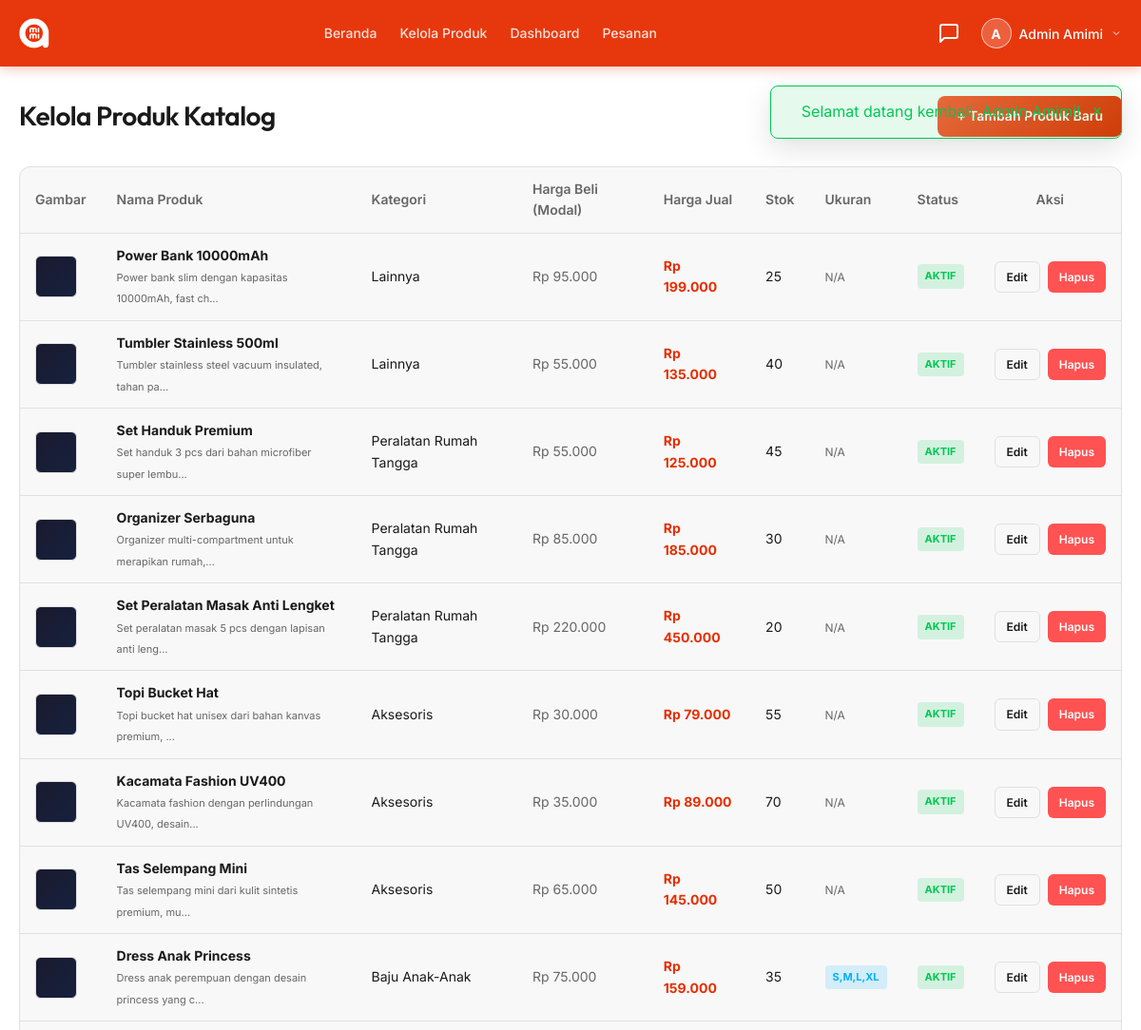
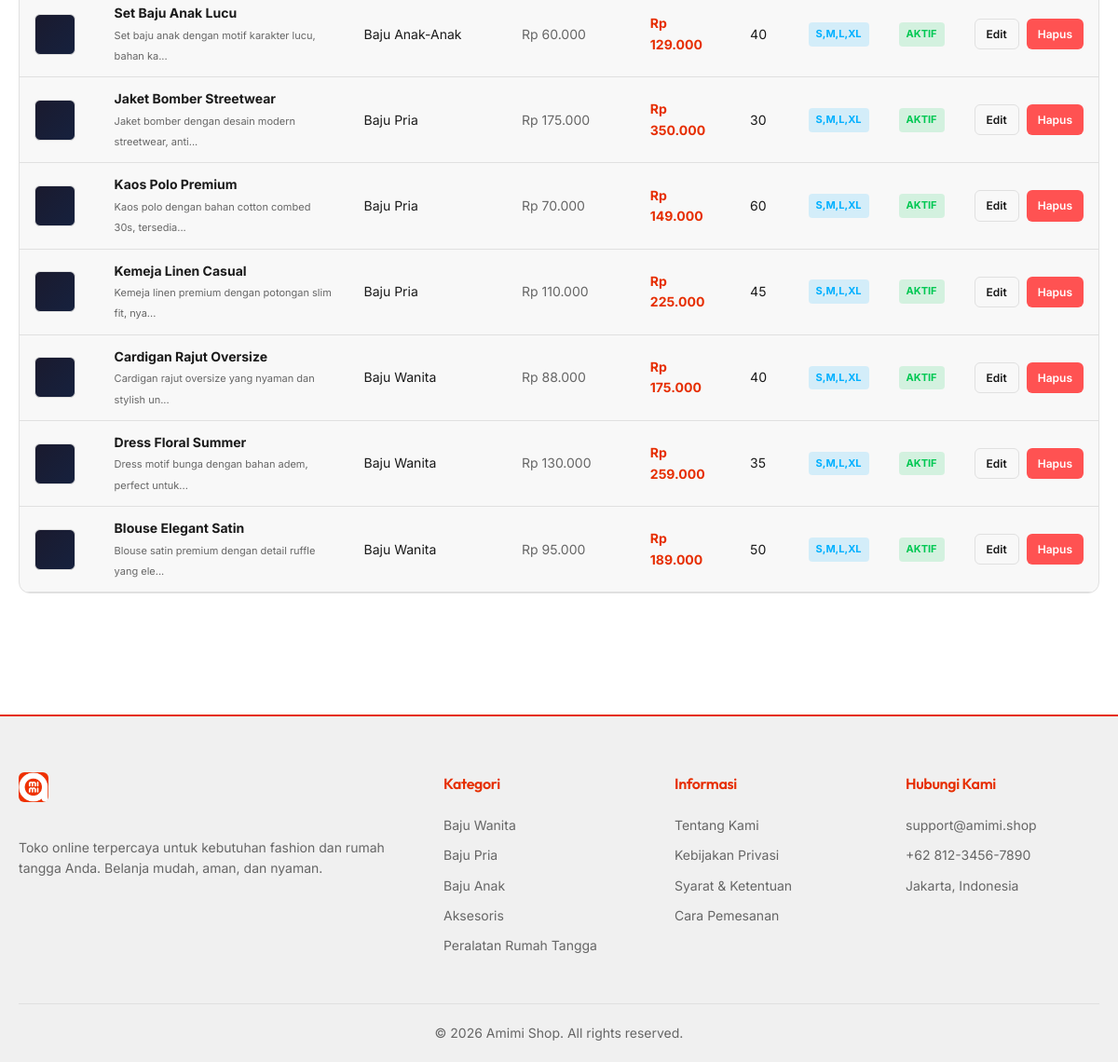
/admin/products.php (signed in), run on the app's committed database (2 pictures, top to bottom).
### tables this page shows
CREATE TABLE IF NOT EXISTS products (
    id INT AUTO_INCREMENT PRIMARY KEY,
    category_id INT NOT NULL,
    name VARCHAR(200) NOT NULL,
    description TEXT,
    price DECIMAL(12,2) NOT NULL DEFAULT 0,
    cost_price DECIMAL(12,2) NOT NULL DEFAULT 0,
    stock INT NOT NULL DEFAULT 0,
    sizes VARCHAR(50) DEFAULT NULL,
    image VARCHAR(255),
    is_active TINYINT(1) DEFAULT 1,
    created_at TIMESTAMP DEFAULT CURRENT_TIMESTAMP,
    updated_at TIMESTAMP DEFAULT CURRENT_TIMESTAMP ON UPDATE CURRENT_TIMESTAMP,
    FOREIGN KEY (category_id) REFERENCES categories(id) ON DELETE CASCADE
);

CREATE TABLE IF NOT EXISTS categories (
    id INT AUTO_INCREMENT PRIMARY KEY,
    name VARCHAR(100) NOT NULL,
    slug VARCHAR(100) NOT NULL UNIQUE,
    icon VARCHAR(50),
    created_at TIMESTAMP DEFAULT CURRENT_TIMESTAMP
);

### admin/products.php (the view, shortened to what this page needs)
<?php
require_once __DIR__ . '/../config/database.php';
require_once __DIR__ . '/../includes/functions.php';
$query = "
    SELECT p.*, c.name as category_name
    FROM products p
    JOIN categories c ON p.category_id = c.id
    ORDER BY p.id DESC
";
$result = $conn->query($query);
$products = [];
while ($row = $result->fetch_assoc()) {
    $products[] = $row;
}
include __DIR__ . '/../includes/header.php';
?>
<div class="container" style="padding-top: 20px;">
    <div class="admin-section-header">
        <h1 style="font-size: 28px; margin-bottom: 0;">Kelola Produk Katalog</h1>
        <a href="/Amimi/admin/product_form.php" class="btn btn-gold">+ Tambah Produk Baru</a>
    </div>
    <div class="admin-section" style="margin-top: 30px; padding: 0; overflow: hidden;">
        <div class="table-responsive">
            <table>
                <thead>
                    <tr>
                        <th>Gambar</th>
                        <th>Nama Produk</th>
                        <th>Kategori</th>
                        <th>Harga Beli (Modal)</th>
                        <th>Harga Jual</th>
                        <th>Stok</th>
                        <th>Ukuran</th>
                        <th>Status</th>
                        <th style="text-align: center;">Aksi</th>
                    </tr>
                </thead>
                <tbody>
                    <?php if (!empty($products)): ?>
                        <?php foreach ($products as $product): ?>
                            <tr>
                                <td>
                                    <?php
                                    $imgExists = false;
                                    ?>
                                    <?php if ($imgExists): ?>
                                        <img src="/Amimi/uploads/products/<?= htmlspecialchars($product['image']) ?>"
                                             alt="<?= htmlspecialchars($product['name']) ?>"
                                             style="width:44px; height:44px; object-fit:cover; border-radius:6px; border:1px solid var(--border-dark);">
                                    <?php else: ?>
                                        <div style="width: 44px; height: 44px; background: linear-gradient(135deg, #1a1a2e 0%, #16213e 100%); display: flex; align-items: center; justify-content: center; border-radius: 6px; border: 1px solid var(--border-dark);">
                                        </div>
                                    <?php endif; ?>
                                </td>
                                <td>
                                    <strong><?= htmlspecialchars($product['name']) ?></strong>
                                    <br>
                                    <small style="color: var(--text-muted); font-size: 11px;"><?= substr(htmlspecialchars($product['description']), 0, 50) ?>...</small>
                                </td>
                                <td><?= htmlspecialchars($product['category_name']) ?></td>
                                <td><span style="color: var(--text-muted);"><?= formatRupiah($product['cost_price']) ?></span></td>
                                <td><strong style="color: var(--primary-gold);"><?= formatRupiah($product['price']) ?></strong></td>
                                <td>
                                    <?php if ($product['stock'] <= 5): ?>
                                        <span style="color: var(--danger); font-weight: 700;"><?= $product['stock'] ?> (Kritis)</span>
                                    <?php else: ?>
                                        <span><?= $product['stock'] ?></span>
                                    <?php endif; ?>
                                </td>
                                <td>
                                    <?= $product['sizes'] ? '<span class="badge badge-info">' . $product['sizes'] . '</span>' : '<span style="color:var(--text-muted); font-size:12px;">N/A</span>' ?>
                                </td>
                                <td>
                                    <?php if ($product['is_active']): ?>
                                        <span class="badge badge-success">Aktif</span>
                                    <?php else: ?>
                                        <span class="badge badge-danger">Nonaktif</span>
                                    <?php endif; ?>
                                </td>
                                <td>
                                    <div style="display: flex; gap: 8px; justify-content: center;">
                                        <a href="/Amimi/admin/product_form.php?id=<?= $product['id'] ?>" class="btn btn-outline btn-sm" title="Edit"> Edit</a>
                                        <a href="/Amimi/admin/product_delete.php?id=<?= $product['id'] ?>" class="btn btn-danger btn-sm" title="Hapus" onclick="return confirm('Apakah Anda yakin ingin menghapus produk ini permanent?');"> Hapus</a>
                                    </div>
                                </td>
                            </tr>
                        <?php endforeach; ?>
                    <?php else: ?>
                        <tr>
                            <td colspan="9" style="text-align: center; padding: 40px; color: var(--text-muted);">Belum ada produk terdaftar. Silakan tambahkan produk baru.</td>
                        </tr>
                    <?php endif; ?>
                </tbody>
            </table>
        </div>
    </div>
</div>
<?php include __DIR__ . '/../includes/footer.php'; ?>

### css/style.css (style rules this page uses)
:root { --bg-dark: #ffffff; --card-dark: #f8f8f8; --border-dark: #e0e0e0; --text-white: #1a1a1a; --text-muted: #666666; --primary-gold: #e62e00; --primary-hover: #cc2900; --accent-yellow: #ff9800; --success: #00c853; --danger: #ff5252; --info: #00b0ff; --warning: #ffab00; --transition: all 0.3s cubic-bezier(0.25, 0.8, 0.25, 1); }
* { margin: 0; padding: 0; box-sizing: border-box; }
body { background-color: var(--bg-dark); color: var(--text-white); font-family: 'Inter', sans-serif; line-height: 1.6; overflow-x: hidden; }
h1, h2, h3, h4, h5, h6 { font-family: 'Outfit', sans-serif; font-weight: 600; letter-spacing: -0.02em; }
a { color: inherit; text-decoration: none; transition: var(--transition); }
.container { width: 100%; max-width: 1200px; margin: 0 auto; padding: 0 20px; }
.btn { display: inline-flex; align-items: center; justify-content: center; padding: 10px 20px; border-radius: 8px; font-weight: 600; font-size: 14px; cursor: pointer; border: none; transition: var(--transition); gap: 8px; }
.btn-gold { background-color: var(--primary-gold); color: #ffffff; }
.btn-outline { background-color: transparent; color: var(--text-white); border: 1px solid var(--border-dark); }
.btn-sm { padding: 6px 12px; font-size: 12px; border-radius: 6px; }
.btn-danger { background-color: var(--danger); color: white; }
.badge { display: inline-block; padding: 4px 8px; border-radius: 4px; font-size: 11px; font-weight: 700; text-transform: uppercase; }
.badge-success { background-color: rgba(0, 200, 83, 0.15); color: var(--success); }
.badge-info { background-color: rgba(0, 176, 255, 0.15); color: var(--info); }
.admin-section { background-color: var(--card-dark); border: 1px solid var(--border-dark); border-radius: 12px; padding: 24px; margin-bottom: 30px; }
.admin-section-header { display: flex; justify-content: space-between; align-items: center; margin-bottom: 20px; }
.table-responsive { overflow-x: auto; }
table { width: 100%; border-collapse: collapse; text-align: left; font-size: 14px; }
th, td { padding: 12px 16px; border-bottom: 1px solid var(--border-dark); color: #1a1a1a; }
th { font-weight: 600; color: var(--text-muted); }

### css/shopee-style.css (style rules this page uses)
:root { --primary-gold: #e62e00; --primary-dark: #e62e00; --card-dark: #1a1a2e; --bg-main: #0f0f1e; --border-dark: #2a2a3e; --text-primary: #ffffff; --text-muted: #888888; --success: #10b981; --danger: #ef4444; --accent-yellow: #fbbf24; }
.btn { padding: 10px 20px; border: none; border-radius: 8px; font-weight: 600; cursor: pointer; transition: all 0.3s ease; text-decoration: none; display: inline-block; text-align: center; }
.btn-gold { background: linear-gradient(135deg, #ff5e3a 0%, #e62e00 100%); color: #1a1a1a; }
.btn-outline { background-color: transparent; color: var(--primary-gold); border: 1px solid var(--primary-gold); }
.btn-sm { padding: 6px 12px; font-size: 13px; }

### data on the page
products: name "Power Bank 10000mAh", description "Power bank slim dengan kapasitas 10000mAh, fast ch", category.name "Lainnya", cost_price "Rp 95.000", price "Rp 199.000", stock "25", shows "N/A", is_active "AKTIF"
products: name "Tumbler Stainless 500ml", description "Tumbler stainless steel vacuum insulated, tahan pa", category.name "Lainnya", cost_price "Rp 55.000", price "Rp 135.000", stock "40", shows "N/A", is_active "AKTIF"
products: name "Set Handuk Premium", description "Set handuk 3 pcs dari bahan microfiber super lembu", category.name "Peralatan Rumah Tangga", cost_price "Rp 55.000", price "Rp 125.000", stock "45", shows "N/A", is_active "AKTIF"
products: name "Organizer Serbaguna", description "Organizer multi-compartment untuk merapikan rumah,", category.name "Peralatan Rumah Tangga", cost_price "Rp 85.000", price "Rp 185.000", stock "30", shows "N/A", is_active "AKTIF"
products: name "Set Peralatan Masak Anti Lengket", description "Set peralatan masak 5 pcs dengan lapisan anti leng", category.name "Peralatan Rumah Tangga", cost_price "Rp 220.000", price "Rp 450.000", stock "20", shows "N/A", is_active "AKTIF"
products: name "Topi Bucket Hat", description "Topi bucket hat unisex dari bahan kanvas premium,", category.name "Aksesoris", cost_price "Rp 30.000", price "Rp 79.000", stock "55", shows "N/A", is_active "AKTIF"
products: name "Kacamata Fashion UV400", description "Kacamata fashion dengan perlindungan UV400, desain", category.name "Aksesoris", cost_price "Rp 35.000", price "Rp 89.000", stock "70", shows "N/A", is_active "AKTIF"
products: name "Tas Selempang Mini", description "Tas selempang mini dari kulit sintetis premium, mu", category.name "Aksesoris", cost_price "Rp 65.000", price "Rp 145.000", stock "50", shows "N/A", is_active "AKTIF"
products: name "Dress Anak Princess", description "Dress anak perempuan dengan desain princess yang c", category.name "Baju Anak-Anak", cost_price "Rp 75.000", price "Rp 159.000", stock "35", sizes "S,M,L,XL", is_active "AKTIF"
products: name "Set Baju Anak Lucu", description "Set baju anak dengan motif karakter lucu, bahan ka", category.name "Baju Anak-Anak", cost_price "Rp 60.000", price "Rp 129.000", stock "40", sizes "S,M,L,XL", is_active "AKTIF"
products: name "Jaket Bomber Streetwear", description "Jaket bomber dengan desain modern streetwear, anti", category.name "Baju Pria", cost_price "Rp 175.000", price "Rp 350.000", stock "30", sizes "S,M,L,XL", is_active "AKTIF"
products: name "Kaos Polo Premium", description "Kaos polo dengan bahan cotton combed 30s, tersedia", category.name "Baju Pria", cost_price "Rp 70.000", price "Rp 149.000", stock "60", sizes "S,M,L,XL", is_active "AKTIF"
products: name "Kemeja Linen Casual", description "Kemeja linen premium dengan potongan slim fit, nya", category.name "Baju Pria", cost_price "Rp 110.000", price "Rp 225.000", stock "45", sizes "S,M,L,XL", is_active "AKTIF"
products: name "Cardigan Rajut Oversize", description "Cardigan rajut oversize yang nyaman dan stylish un", category.name "Baju Wanita", cost_price "Rp 88.000", price "Rp 175.000", stock "40", sizes "S,M,L,XL", is_active "AKTIF"
products: name "Dress Floral Summer", description "Dress motif bunga dengan bahan adem, perfect untuk", category.name "Baju Wanita", cost_price "Rp 130.000", price "Rp 259.000", stock "35", sizes "S,M,L,XL", is_active "AKTIF"
products: name "Blouse Elegant Satin", description "Blouse satin premium dengan detail ruffle yang ele", category.name "Baju Wanita", cost_price "Rp 95.000", price "Rp 189.000", stock "50", sizes "S,M,L,XL", is_active "AKTIF"

### other printed values
substr($_SESSION['user_name'], 0, 1) "A"
$_SESSION['user_name'] "Admin Amimi"
$flash['message'] "Selamat datang kembali, Admin Amimi!"
